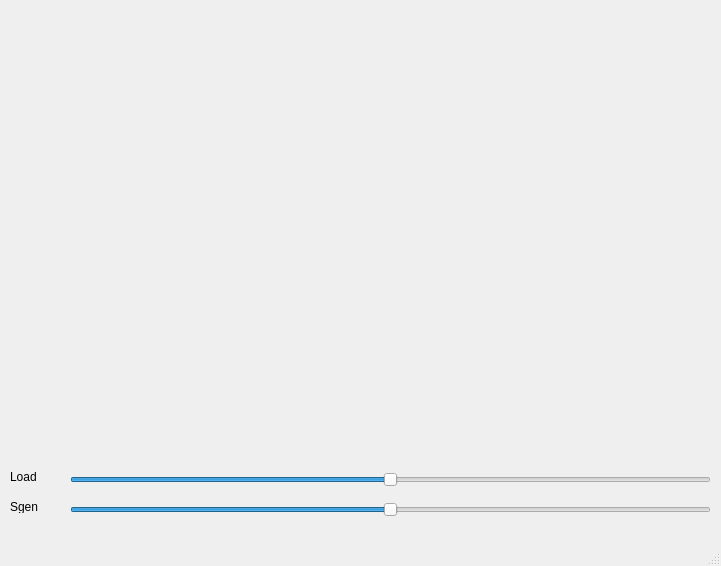
<?xml version="1.0" encoding="UTF-8"?>
<ui version="4.0">
 <class>MainWindow</class>
 <widget class="QMainWindow" name="MainWindow">
  <property name="geometry">
   <rect>
    <x>0</x>
    <y>0</y>
    <width>721</width>
    <height>566</height>
   </rect>
  </property>
  <property name="windowTitle">
   <string>MainWindow</string>
  </property>
  <widget class="QWidget" name="centralwidget">
   <widget class="QSlider" name="SgenSlider">
    <property name="geometry">
     <rect>
      <x>70</x>
      <y>500</y>
      <width>641</width>
      <height>20</height>
     </rect>
    </property>
    <property name="sizePolicy">
     <sizepolicy hsizetype="Maximum" vsizetype="Expanding">
      <horstretch>0</horstretch>
      <verstretch>0</verstretch>
     </sizepolicy>
    </property>
    <property name="maximum">
     <number>100</number>
    </property>
    <property name="value">
     <number>50</number>
    </property>
    <property name="sliderPosition">
     <number>50</number>
    </property>
    <property name="orientation">
     <enum>Qt::Horizontal</enum>
    </property>
   </widget>
   <widget class="QWidget" name="widget" native="true">
    <property name="geometry">
     <rect>
      <x>10</x>
      <y>0</y>
      <width>691</width>
      <height>461</height>
     </rect>
    </property>
    <property name="sizePolicy">
     <sizepolicy hsizetype="Expanding" vsizetype="Preferred">
      <horstretch>0</horstretch>
      <verstretch>0</verstretch>
     </sizepolicy>
    </property>
    <layout class="QVBoxLayout" name="gridLayout"/>
   </widget>
   <widget class="QSlider" name="LoadSlider">
    <property name="geometry">
     <rect>
      <x>70</x>
      <y>470</y>
      <width>641</width>
      <height>20</height>
     </rect>
    </property>
    <property name="sizePolicy">
     <sizepolicy hsizetype="Maximum" vsizetype="Expanding">
      <horstretch>0</horstretch>
      <verstretch>0</verstretch>
     </sizepolicy>
    </property>
    <property name="maximum">
     <number>100</number>
    </property>
    <property name="value">
     <number>50</number>
    </property>
    <property name="sliderPosition">
     <number>50</number>
    </property>
    <property name="orientation">
     <enum>Qt::Horizontal</enum>
    </property>
   </widget>
   <widget class="QLabel" name="label">
    <property name="geometry">
     <rect>
      <x>10</x>
      <y>470</y>
      <width>46</width>
      <height>13</height>
     </rect>
    </property>
    <property name="text">
     <string>Load</string>
    </property>
   </widget>
   <widget class="QLabel" name="label_2">
    <property name="geometry">
     <rect>
      <x>10</x>
      <y>500</y>
      <width>46</width>
      <height>13</height>
     </rect>
    </property>
    <property name="text">
     <string>Sgen</string>
    </property>
   </widget>
  </widget>
  <widget class="QMenuBar" name="menubar">
   <property name="geometry">
    <rect>
     <x>0</x>
     <y>0</y>
     <width>721</width>
     <height>21</height>
    </rect>
   </property>
  </widget>
  <widget class="QStatusBar" name="statusbar"/>
 </widget>
 <resources/>
 <connections/>
</ui>
